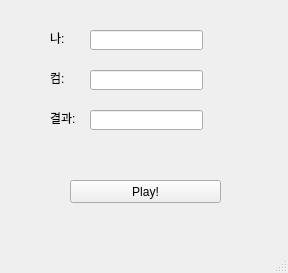
<?xml version="1.0" encoding="UTF-8"?>
<ui version="4.0">
 <class>MainWindow</class>
 <widget class="QMainWindow" name="MainWindow">
  <property name="geometry">
   <rect>
    <x>0</x>
    <y>0</y>
    <width>288</width>
    <height>273</height>
   </rect>
  </property>
  <property name="windowTitle">
   <string>MainWindow</string>
  </property>
  <widget class="QWidget" name="centralwidget">
   <widget class="QLabel" name="lblMine">
    <property name="geometry">
     <rect>
      <x>50</x>
      <y>30</y>
      <width>101</width>
      <height>16</height>
     </rect>
    </property>
    <property name="text">
     <string>나: </string>
    </property>
   </widget>
   <widget class="QPushButton" name="pb">
    <property name="geometry">
     <rect>
      <x>70</x>
      <y>180</y>
      <width>151</width>
      <height>23</height>
     </rect>
    </property>
    <property name="text">
     <string>Play!</string>
    </property>
   </widget>
   <widget class="QLabel" name="lblCom">
    <property name="geometry">
     <rect>
      <x>50</x>
      <y>70</y>
      <width>101</width>
      <height>16</height>
     </rect>
    </property>
    <property name="text">
     <string>컴: </string>
    </property>
   </widget>
   <widget class="QLabel" name="lblResult">
    <property name="geometry">
     <rect>
      <x>50</x>
      <y>110</y>
      <width>101</width>
      <height>16</height>
     </rect>
    </property>
    <property name="text">
     <string>결과: </string>
    </property>
   </widget>
   <widget class="QLineEdit" name="le_mine">
    <property name="geometry">
     <rect>
      <x>90</x>
      <y>30</y>
      <width>113</width>
      <height>20</height>
     </rect>
    </property>
   </widget>
   <widget class="QLineEdit" name="le_com">
    <property name="geometry">
     <rect>
      <x>90</x>
      <y>70</y>
      <width>113</width>
      <height>20</height>
     </rect>
    </property>
   </widget>
   <widget class="QLineEdit" name="le_result">
    <property name="geometry">
     <rect>
      <x>90</x>
      <y>110</y>
      <width>113</width>
      <height>20</height>
     </rect>
    </property>
   </widget>
  </widget>
  <widget class="QMenuBar" name="menubar">
   <property name="geometry">
    <rect>
     <x>0</x>
     <y>0</y>
     <width>288</width>
     <height>21</height>
    </rect>
   </property>
  </widget>
  <widget class="QStatusBar" name="statusbar"/>
 </widget>
 <resources/>
 <connections/>
</ui>
